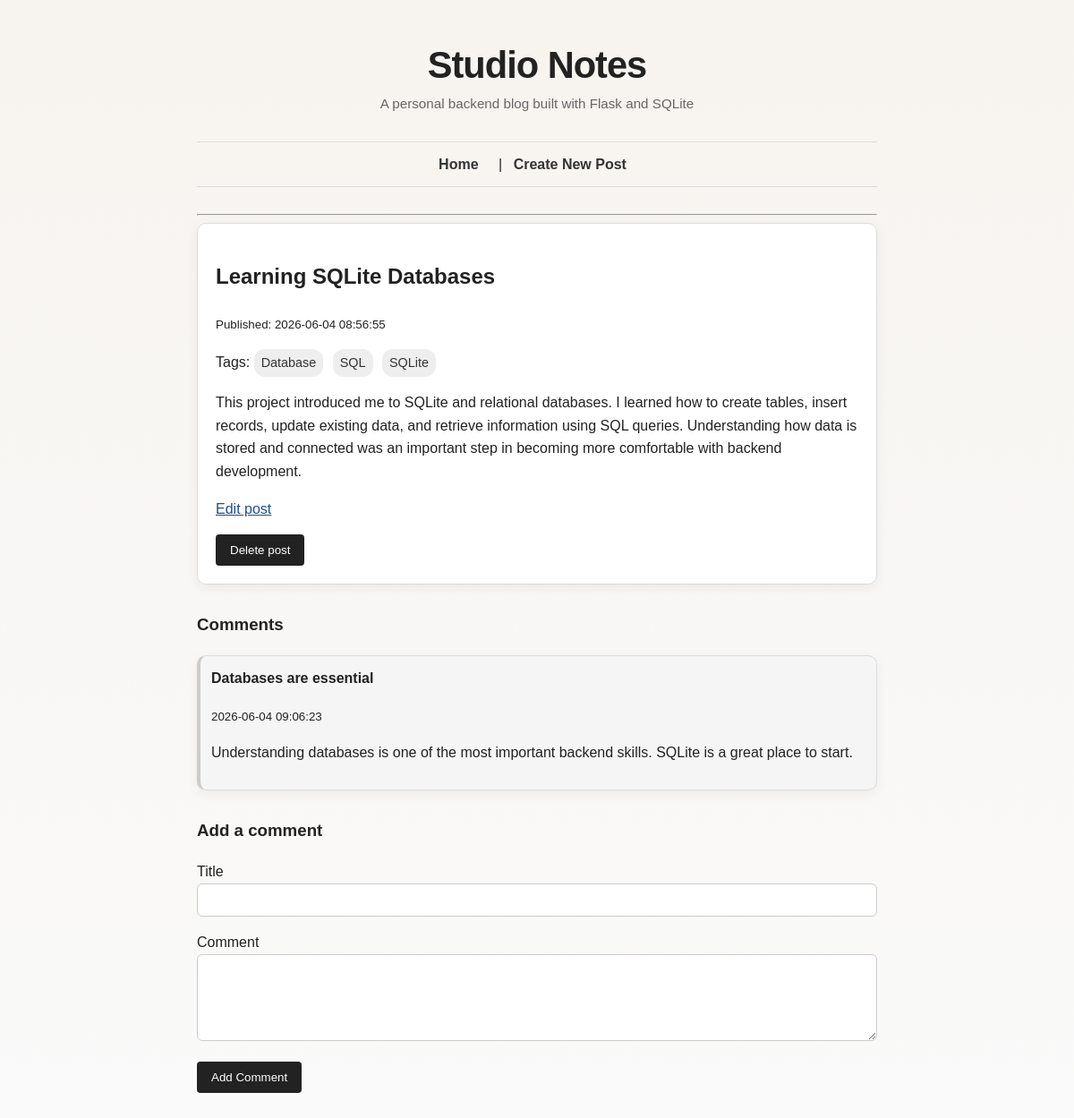
The page /posts/10 on the database its author committed.
### tables this page shows
CREATE TABLE posts (
    id INTEGER PRIMARY KEY AUTOINCREMENT,
    title TEXT NOT NULL,
    body TEXT NOT NULL,
    created_at TEXT NOT NULL DEFAULT CURRENT_TIMESTAMP,
    updated_at TEXT
);

CREATE TABLE tags (
    id INTEGER PRIMARY KEY AUTOINCREMENT,
    name TEXT NOT NULL UNIQUE
);

CREATE TABLE comments (
    id INTEGER PRIMARY KEY AUTOINCREMENT,
    post_id INTEGER NOT NULL,
    title TEXT NOT NULL,
    body TEXT NOT NULL,
    created_at TEXT NOT NULL DEFAULT CURRENT_TIMESTAMP,
    FOREIGN KEY (post_id) REFERENCES posts (id)
);

### app.py (the view)
@app.route("/posts/<int:post_id>")
def show_post(post_id):
    post = database.get_post(post_id)
    if post is None:
        return render_template("post.html", post=None)
    comments = database.get_comments_for_post(post_id)
    tags = database.get_tags_for_post(post_id)
    return render_template(
        "post.html",
        post=post,
        comments=comments,
        tags=tags
    )

### database.py (called while the page is built)
def get_db_connection():
    connection = sqlite3.connect(DATABASE)
    connection.row_factory = sqlite3.Row
    return connection

def get_post(post_id):
    connection = get_db_connection()
    post = connection.execute(
        "SELECT * FROM posts WHERE id = ?",
        (post_id,)
    ).fetchone()
    connection.close()
    return post

def get_comments_for_post(post_id):
    connection = get_db_connection()
    comments = connection.execute(
        "SELECT * FROM comments WHERE post_id = ? ORDER BY created_at DESC",
        (post_id,)
    ).fetchall()
    connection.close()
    return comments

def get_tags_for_post(post_id):
    connection = get_db_connection()
    tags = connection.execute(
        """
        SELECT tags.*
        FROM tags
        JOIN post_tags ON tags.id = post_tags.tag_id
        WHERE post_tags.post_id = ?
        ORDER BY tags.name
        """,
        (post_id,)
    ).fetchall()
    connection.close()
    return tags

### templates/post.html (shortened to what this page needs)
{% extends "layout.html" %}
{% block content %}
{% if post %}
    <article>
        <h2>{{ post.title }}</h2>
        <p><small>Published: {{ post.created_at }}</small></p>
        {% if tags %}
            <p>
                Tags:
                {% for tag in tags %}
                    <a class="tag" href="/tags/{{ tag.name }}">{{ tag.name }}</a>
                {% endfor %}
            </p>
        {% endif %}
        <p>{{ post.body }}</p>
        <p>
            <a href="/posts/{{ post.id }}/edit">Edit post</a>
        </p>
        <form action="/posts/{{ post.id }}/delete" method="POST" onsubmit="return confirm('Are you sure you want to delete this post?');">
           <button type="submit">Delete post</button>
        </form>
    </article>
    <section>
        <h3>Comments</h3>
        {% if comments %}
            {% for comment in comments %}
                <article class="comment">
                   <h4>{{ comment.title }}</h4>
                   <p><small>{{ comment.created_at }}</small></p>
                   <p>{{ comment.body }}</p>
                </article>
            {% endfor %}
        {% else %}
            <p>No comments yet.</p>
        {% endif %}
    </section>
    <section>
        <h3>Add a comment</h3>
        <form action="/posts/{{ post.id }}/comments" method="POST">
            <p>
                <label for="title">Title</label><br>
                <input type="text" id="title" name="title">
            </p>
            <p>
                <label for="body">Comment</label><br>
                <textarea id="body" name="body" rows="5"></textarea>
            </p>
            <button type="submit">Add Comment</button>
        </form>
    </section>
{% else %}
    <p>Post not found.</p>
{% endif %}
{% endblock %}

### static/style.css (style rules this page uses)
body { font-family: Arial, sans-serif; max-width: 760px; margin: 40px auto; padding: 0 20px; line-height: 1.6; background-color: #fafafa; color: #222; }
article { background: white; padding: 20px; margin-bottom: 20px; border: 1px solid #ddd; }
input, textarea { width: 100%; padding: 10px; box-sizing: border-box; }
button { padding: 10px 16px; cursor: pointer; }
a { color: #1f4f8f; }
button { border: none; background-color: #222; color: white; border-radius: 4px; }
.tag { display: inline-block; background-color: #eeeeee; color: #333; padding: 4px 8px; margin-right: 6px; border-radius: 12px; font-size: 0.9rem; text-decoration: none; }
.comment { background-color: #f5f5f5; border-left: 4px solid #cccccc; padding: 12px; margin-bottom: 12px; }
.comment h4 { margin-top: 0; margin-bottom: 4px; }
body { background: linear-gradient(180deg, #f7f4ef 0%, #fafafa 100%); }
article { border-radius: 10px; box-shadow: 0 4px 14px rgba(0, 0, 0, 0.06); }
input, textarea { border: 1px solid #ccc; border-radius: 6px; font-family: inherit; }
button { transition: background-color 0.2s ease; }
section { margin-top: 30px; }

### rows shown on the page
posts: title "Learning SQLite Databases", created_at "2026-06-04 08:56:55", body "This project introduced me to SQLite and relational databases. I learned how to create tables, insert records, update existing data, and retrieve information using SQL queries. Understanding how data is stored and connected was an important step in becoming more comfortable with backend development."
tags: name "Database"
tags: name "SQL"
tags: name "SQLite"
comments: title "Databases are essential", created_at "2026-06-04 09:06:23", body "Understanding databases is one of the most important backend skills. SQLite is a great place to start."
